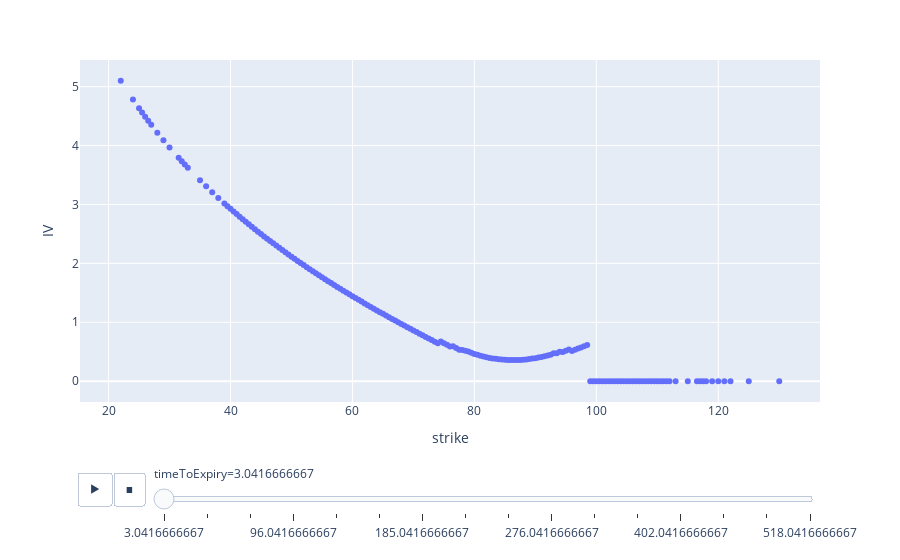

The notebook cell this image was saved under:
### Code cell
optionsData = data.reset_index()
puts = optionsData[optionsData["type"]=="p"].dropna()

#p = puts[puts["underlyingSymbol"]=="CLZ22"].sort_values("timeToExpiry")
p=puts[puts["Date_Time"]=="2022-10-14"].sort_values("timeToExpiry")

import plotly.express as px
px.scatter(p, x="strike", y="IV", animation_frame="timeToExpiry")

### Figure 1 — Plotly figure (JSON) as saved in the notebook; plotly's stock layout.template omitted (floating-point values rounded to 4 significant figures; data arrays with more than 128 entries replaced by an {"elided": "..."} marker saying what was removed)
{"data": [{"hovertemplate": "timeToExpiry=3.0416666667<br>strike=%{x}<br>IV=%{y}<extra></extra>", "legendgroup": "", "marker": {"color": "#636efa", "symbol": "circle"}, "mode": "markers", "name": "", "orientation": "v", "showlegend": false, "type": "scatter", "x": {"elided": "177 float values"}, "xaxis": "x", "y": {"elided": "177 float values"}, "yaxis": "y"}], "layout": {"legend": {"tracegroupgap": 0}, "margin": {"t": 60}, "sliders": [{"active": 0, "currentvalue": {"prefix": "timeToExpiry="}, "len": 0.9, "pad": {"b": 10, "t": 60}, "steps": [{"args": [["3.0416666667"], {"frame": {"duration": 0, "redraw": false}, "fromcurrent": true, "mode": "immediate", "transition": {"duration": 0, "easing": "linear"}}], "label": "3.0416666667", "method": "animate"}, {"args": [["38.0416666667"], {"frame": {"duration": 0, "redraw": false}, "fromcurrent": true, "mode": "immediate", "transition": {"duration": 0, "easing": "linear"}}], "label": "38.0416666667", "method": "animate"}, {"args": [["63.0416666667"], {"frame": {"duration": 0, "redraw": false}, "fromcurrent": true, "mode": "immediate", "transition": {"duration": 0, "easing": "linear"}}], "label": "63.0416666667", "method": "animate"}, {"args": [["96.0416666667"], {"frame": {"duration": 0, "redraw": false}, "fromcurrent": true, "mode": "immediate", "transition": {"duration": 0, "easing": "linear"}}], "label": "96.0416666667", "method": "animate"}, {"args": [["125.0416666667"], {"frame": {"duration": 0, "redraw": false}, "fromcurrent": true, "mode": "immediate", "transition": {"duration": 0, "easing": "linear"}}], "label": "125.0416666667", "method": "animate"}, {"args": [["153.0416666667"], {"frame": {"duration": 0, "redraw": false}, "fromcurrent": true, "mode": "immediate", "transition": {"duration": 0, "easing": "linear"}}], "label": "153.0416666667", "method": "animate"}, {"args": [["185.0416666667"], {"frame": {"duration": 0, "redraw": false}, "fromcurrent": true, "mode": "immediate", "transition": {"duration": 0, "easing": "linear"}}], "label": "185.0416666667", "method": "animate"}, {"args": [["215.0416666667"], {"frame": {"duration": 0, "redraw": false}, "fromcurrent": true, "mode": "immediate", "transition": {"duration": 0, "easing": "linear"}}], "label": "215.0416666667", "method": "animate"}, {"args": [["244.0416666667"], {"frame": {"duration": 0, "redraw": false}, "fromcurrent": true, "mode": "immediate", "transition": {"duration": 0, "easing": "linear"}}], "label": "244.0416666667", "method": "animate"}, {"args": [["276.0416666667"], {"frame": {"duration": 0, "redraw": false}, "fromcurrent": true, "mode": "immediate", "transition": {"duration": 0, "easing": "linear"}}], "label": "276.0416666667", "method": "animate"}, {"args": [["307.0416666667"], {"frame": {"duration": 0, "redraw": false}, "fromcurrent": true, "mode": "immediate", "transition": {"duration": 0, "easing": "linear"}}], "label": "307.0416666667", "method": "animate"}, {"args": [["336.0416666667"], {"frame": {"duration": 0, "redraw": false}, "fromcurrent": true, "mode": "immediate", "transition": {"duration": 0, "easing": "linear"}}], "label": "336.0416666667", "method": "animate"}, {"args": [["402.0416666667"], {"frame": {"duration": 0, "redraw": false}, "fromcurrent": true, "mode": "immediate", "transition": {"duration": 0, "easing": "linear"}}], "label": "402.0416666667", "method": "animate"}, {"args": [["427.0416666667"], {"frame": {"duration": 0, "redraw": false}, "fromcurrent": true, "mode": "immediate", "transition": {"duration": 0, "easing": "linear"}}], "label": "427.0416666667", "method": "animate"}, {"args": [["489.0416666667"], {"frame": {"duration": 0, "redraw": false}, "fromcurrent": true, "mode": "immediate", "transition": {"duration": 0, "easing": "linear"}}], "label": "489.0416666667", "method": "animate"}, {"args": [["518.0416666667"], {"frame": {"duration": 0, "redraw": false}, "fromcurrent": true, "mode": "immediate", "transition": {"duration": 0, "easing": "linear"}}], "label": "518.0416666667", "method": "animate"}], "x": 0.1, "xanchor": "left", "y": 0, "yanchor": "top"}], "updatemenus": [{"buttons": [{"args": [null, {"frame": {"duration": 500, "redraw": false}, "fromcurrent": true, "mode": "immediate", "transition": {"duration": 500, "easing": "linear"}}], "label": "&#9654;", "method": "animate"}, {"args": [[null], {"frame": {"duration": 0, "redraw": false}, "fromcurrent": true, "mode": "immediate", "transition": {"duration": 0, "easing": "linear"}}], "label": "&#9724;", "method": "animate"}], "direction": "left", "pad": {"r": 10, "t": 70}, "showactive": false, "type": "buttons", "x": 0.1, "xanchor": "right", "y": 0, "yanchor": "top"}], "xaxis": {"anchor": "y", "domain": [0, 1], "title": {"text": "strike"}}, "yaxis": {"anchor": "x", "domain": [0, 1], "title": {"text": "IV"}}}}
